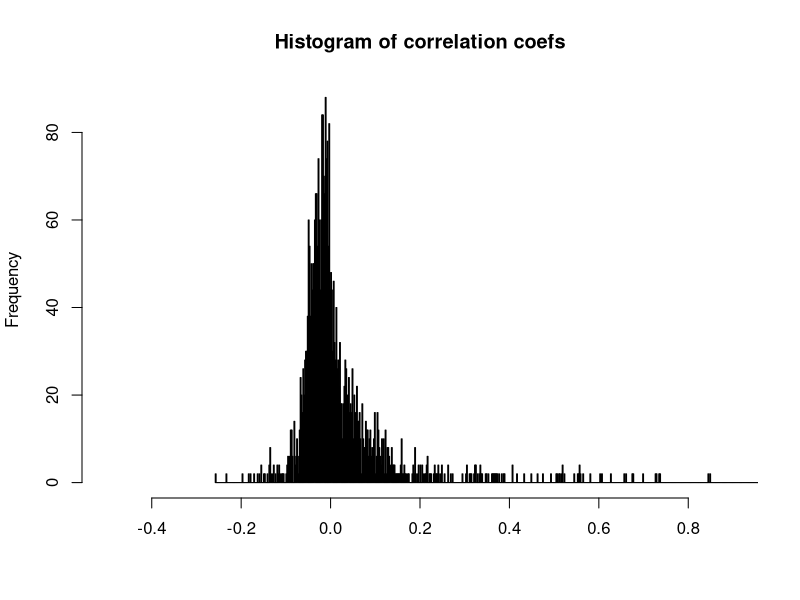
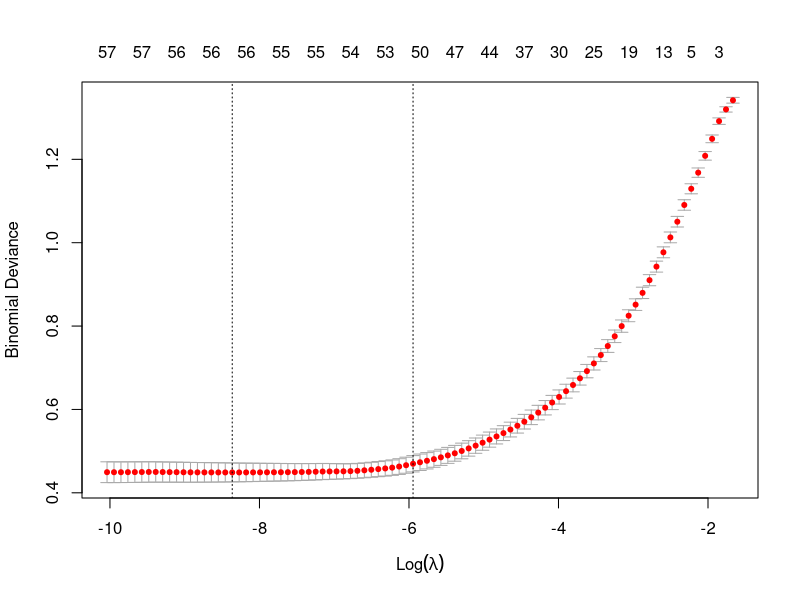
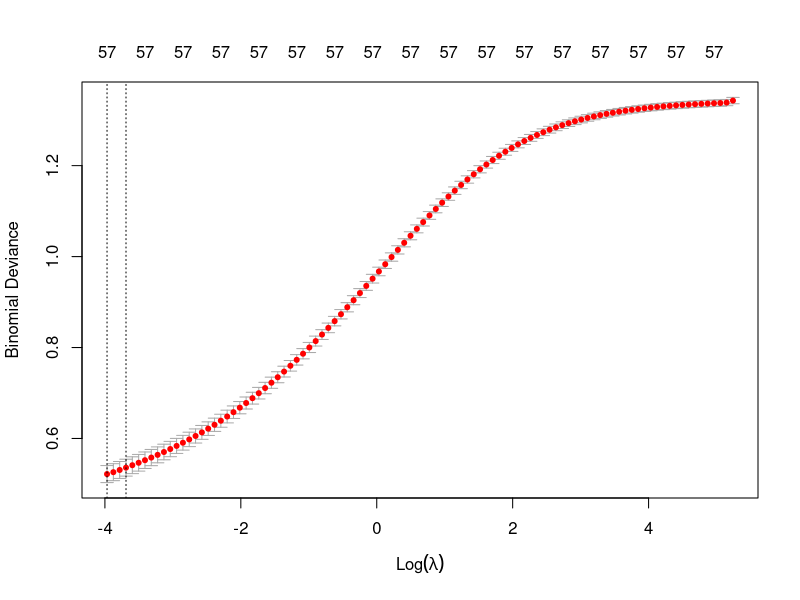
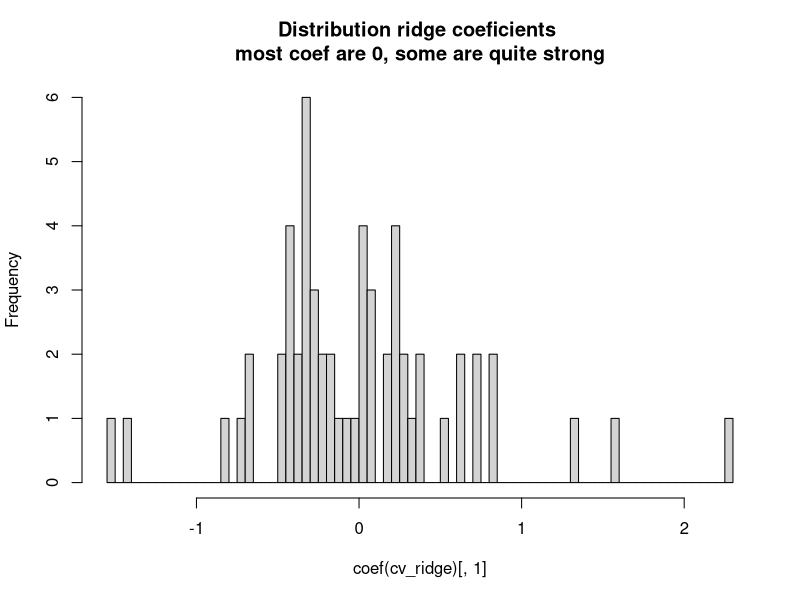
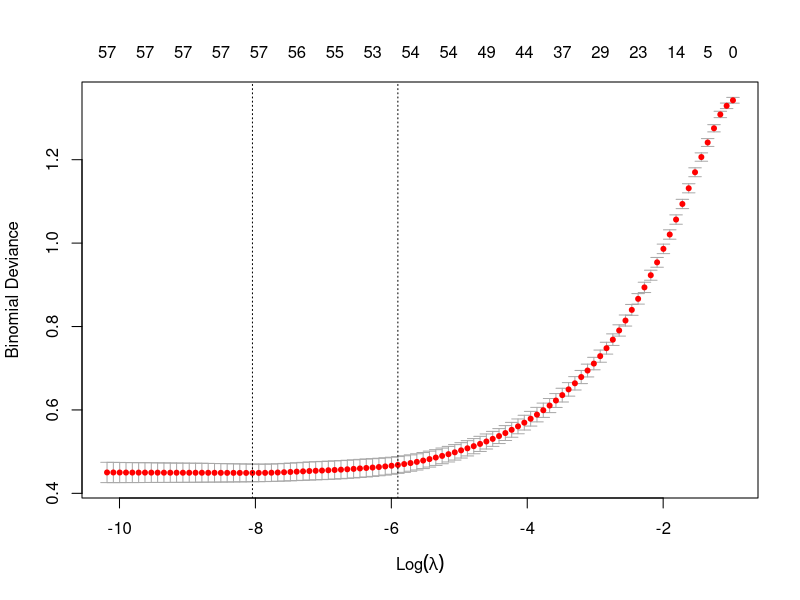

These charts were generated, in order, by the following R code: (Note: a time limit stopped this script after it produced the figures.)
## ---- chunk 1
library(pROC)
library(caret)
library(glmnet)
library(dplyr)
## ---- chunk 2
set.seed(4500393)
df = read.csv('spambase.csv')
idx = sample(1:nrow(df),size = 0.7*nrow(df), replace = F)
## ---- chunk 3
hist(cor(df), breaks = 500, xlim = c(-0.5, 0.9), main = 'Histogram of correlation coefs', xlab = '')
## ---- chunk 4
X = as.matrix(subset(df, select = -Class))
y = as.matrix(df$Class)
## ---- chunk 5
set.seed(4500393)
cv_lasso <- cv.glmnet(X[idx,], y[idx], family = "binomial", alpha = 1)
plot(cv_lasso)
cv_lasso
## ---- chunk 6
set.seed(4500393)
cv_ridge = cv.glmnet(X[idx,], y[idx], family = "binomial", alpha = 0)
plot(cv_ridge)
cv_ridge
## ---- chunk 7
hist(coef(cv_ridge)[,1], breaks = 58, main = 'Distribution ridge coeficients \n most coef are 0, some are quite strong ',)
## ---- chunk 8
# Elastic Net (alpha = 0.5)
set.seed(4500393)
cv_elastic = cv.glmnet(X[idx,], y[idx], family = "binomial", alpha = 0.5)
plot(cv_elastic)
cv_elastic
## ---- chunk 9
set.seed(4500)
cv_relaxed = cv.glmnet(X[idx,], y[idx], family = "binomial", alpha = 1, relax = T, lambda.min.ratio = 1e-3)
plot(cv_relaxed)
cv_relaxed
## ---- chunk 10
l_preds = predict(cv_lasso, s = "lambda.min", newx = X[-idx,], type = 'response')
r_preds = predict(cv_ridge, s = "lambda.min", newx = X[-idx,], type = 'response')
e_preds = predict(cv_elastic, s = "lambda.min", newx = X[-idx,], type = 'response')
x_preds = predict(cv_relaxed, newx = X[-idx, ], s = "lambda.min", type = "response")
## ---- chunk 11
l_class = ifelse(l_preds > 0.5, 1, 0)
r_class = ifelse(r_preds > 0.5, 1, 0)
e_class = ifelse(e_preds > 0.5, 1, 0)
x_class = ifelse(e_preds > 0.5, 1, 0)
## ---- chunk 12
confusionMatrix(factor(l_class), factor(y[-idx]), positive = "1")  # Lasso
confusionMatrix(factor(r_class), factor(y[-idx]), positive = "1")  # Ridge
confusionMatrix(factor(e_class), factor(y[-idx]), positive = "1")  # Elastic Net
confusionMatrix(factor(x_class), factor(y[-idx]), positive = "1")  # relaxed lasso
## ---- chunk 13
l_auc <- auc(roc(y[-idx], as.numeric(l_preds)))
r_auc <- auc(roc(y[-idx], as.numeric(r_preds)))
e_auc <- auc(roc(y[-idx], as.numeric(e_preds)))
x_auc <- auc(roc(y[-idx], as.numeric(x_preds)))
print(c(Lasso = l_auc, Ridge = r_auc, ElasticNet = e_auc, Relaxed_Lasso = x_auc))
## ---- chunk 14
roc_l <- roc(y[-idx], as.numeric(l_preds))
roc_r <- roc(y[-idx], as.numeric(r_preds))
roc_e <- roc(y[-idx], as.numeric(e_preds))
roc_x <- roc(y[-idx], as.numeric(x_preds))

plot(roc_l, col = "blue", legacy.axes = TRUE, main = "ROC Curves for Lasso, Ridge, Elastic Net")
plot(roc_r, col = "red", add = TRUE)
plot(roc_e, col = "green", add = TRUE)
plot(roc_x, col = "black", add = TRUE)

legend("bottomright", legend = c(
  paste0("Lasso (AUC = ", round(auc(roc_l), 2), ")"),
  paste0("Ridge (AUC = ", round(auc(roc_r), 2), ")"),
  paste0("Elastic Net (AUC = ", round(auc(roc_e), 2), ")"),
  paste0("Relaxed lasso (AUC = ", round(auc(roc_x), 2), ")")
), col = c("blue", "red", "green", 'black'), lwd = 2)
## ---- chunk 15
results <- data.frame(
  Model = c("Lasso", "Ridge", "Elastic Net", 'Relaxed Lasso'),
  AUC = c(l_auc, r_auc, e_auc, x_auc),
  Accuracy = c(
    mean(l_class == y[-idx]),
    mean(r_class == y[-idx]),
    mean(e_class == y[-idx]),
    mean(x_class == y[-idx])
  )
)

print(results)
